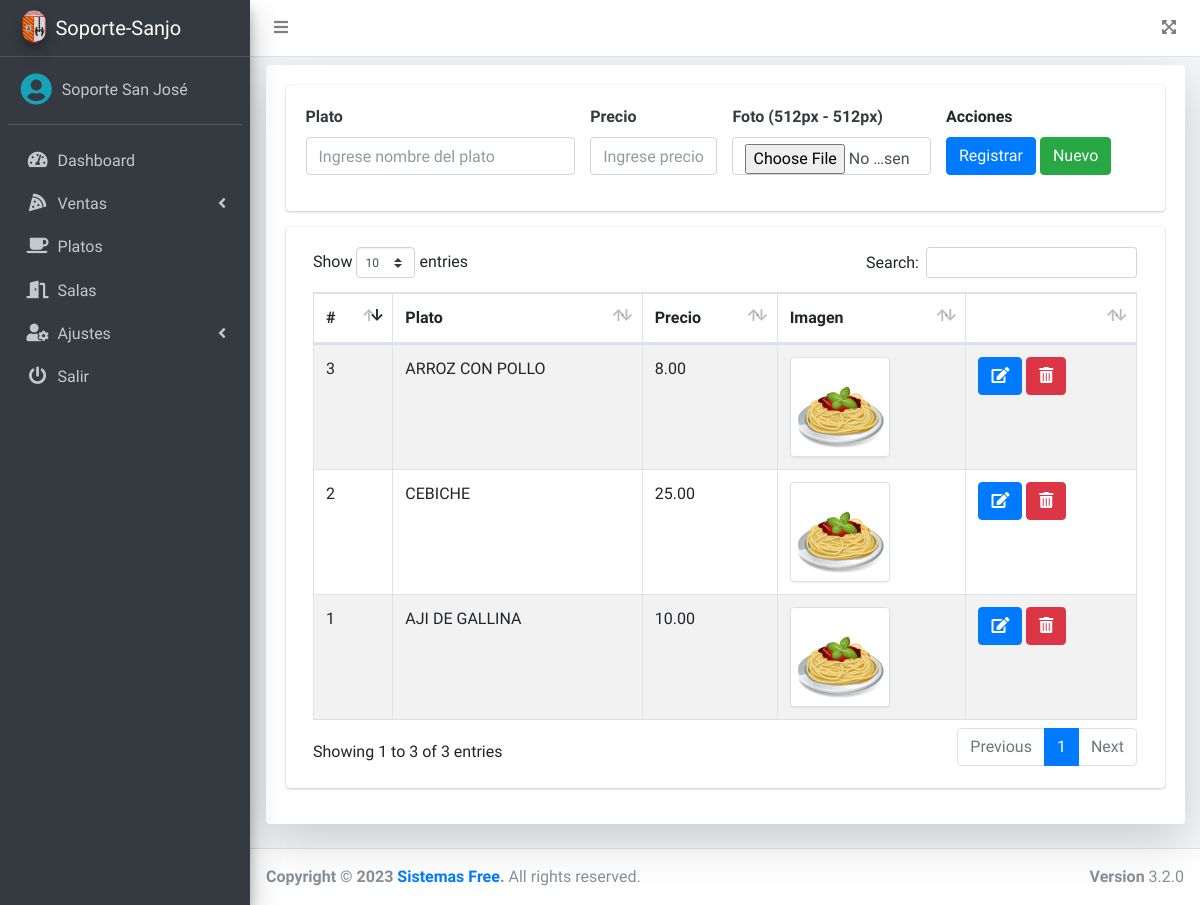
The page /platos.php (signed in) on the database its author committed.
### tables this page shows
CREATE TABLE `platos` (
  `id` int(11) NOT NULL,
  `nombre` varchar(200) NOT NULL,
  `precio` decimal(10,2) NOT NULL,
  `imagen` varchar(100) DEFAULT NULL,
  `fecha` timestamp NULL DEFAULT NULL,
  `estado` int(11) NOT NULL DEFAULT 1
);

### src/platos.php (the view, shortened to what this page needs)
<?php
if ($_SESSION['rol'] == 1 || $_SESSION['rol'] == 2) {
    include_once "includes/header.php";
?>
    <div class="card shadow-lg">
        <div class="card-body">
            <div class="row">
                <div class="col-md-12">
                    <div class="card">
                        <div class="card-body">
                            <form action="" method="post" autocomplete="off" id="formulario" enctype="multipart/form-data">
                                <div class="row">
                                    <div class="col-md-4">
                                        <div class="form-group">
                                            <label for="plato" class=" text-dark font-weight-bold">Plato</label>
                                            <input type="text" placeholder="Ingrese nombre del plato" name="plato" id="plato" class="form-control">
                                        </div>
                                    </div>
                                    <div class="col-md-2">
                                        <div class="form-group">
                                            <label for="precio" class=" text-dark font-weight-bold">Precio</label>
                                            <input type="text" placeholder="Ingrese precio" class="form-control" name="precio" id="precio">
                                        </div>
                                    </div>
                                    <div class="col-md-3">
                                        <div class="form-group">
                                            <label for="precio" class=" text-dark font-weight-bold">Foto (512px - 512px)</label>
                                            <input type="file" class="form-control" name="foto" id="foto">
                                        </div>
                                    </div>
                                    <div class="col-md-3 form-group">
                                        <label for="">Acciones</label> <br>
                                        <input type="submit" value="Registrar" class="btn btn-primary" id="btnAccion">
                                        <input type="button" value="Nuevo" onclick="limpiar()" class="btn btn-success" id="btnNuevo">
                                    </div>
                                </div>
                            </form>
                        </div>
                    </div>
                </div>
            </div>
            <div class="card">
                <div class="card-body">
                    <div class="col-md-12">
                        <div class="table-responsive">
                            <table class="table table-striped table-bordered" id="tbl">
                                <thead>
                                    <tr>
                                        <th>#</th>
                                        <th>Plato</th>
                                        <th>Precio</th>
                                        <th>Imagen</th>
                                        <th></th>
                                    </tr>
                                </thead>
                                <tbody>
                                    <?php
                                    include "../conexion.php";
                                    $query = mysqli_query($conexion, "SELECT * FROM platos WHERE estado = 1");
                                    $result = mysqli_num_rows($query);
                                    if ($result > 0) {
                                        while ($data = mysqli_fetch_assoc($query)) { ?>
                                            <tr>
                                                <td><?php echo $data['id']; ?></td>
                                                <td><?php echo $data['nombre']; ?></td>
                                                <td><?php echo $data['precio']; ?></td>
                                                <td><img class="img-thumbnail" src="<?php echo ($data['imagen'] == null) ? '../assets/img/default.png' : $data['imagen']; ?>" alt="" width="100"></td>
                                                <td>
                                                    <a href="#" onclick="editarPlato(<?php echo $data['id']; ?>)" class="btn btn-primary"><i class='fas fa-edit'></i></a>
                                                    <form action="eliminar.php?id=<?php echo $data['id']; ?>&accion=platos" method="post" class="confirmar d-inline">
                                                        <button class="btn btn-danger" type="submit"><i class='fas fa-trash-alt'></i> </button>
                                                    </form>
                                                </td>
                                            </tr>
                                    <?php }
                                    } ?>
                                </tbody>
                            </table>
                        </div>
                    </div>
                </div>
            </div>
        </div>
    </div>
<?php include_once "includes/footer.php";
} else {
    header('Location: permisos.php');
}
?>

### rows shown on the page
platos: id "1", nombre "AJI DE GALLINA", precio "10.00"
platos: id "2", nombre "CEBICHE", precio "25.00"
platos: id "3", nombre "ARROZ CON POLLO", precio "8.00"

### other values the page prints
$_SESSION['nombre'] "Soporte San José"
